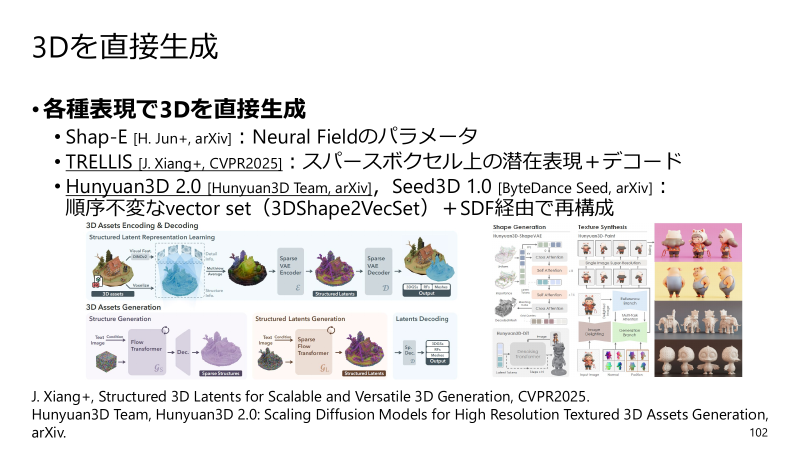
#> input picture evaluations/luna-single-slide/reference-renders/page-102-original.png, 1600 x 900 px (shown at 1/2 size); its folder holds 3 pictures in this run
$ python mask-reference.py
#> lines starting #> are read from the running program, lines starting #| are printed output that depends on the picture
from datetime import datetime, timezone
import hashlib
import json
from pathlib import Path

from PIL import Image, ImageChops


ROOT = Path(__file__).resolve().parent
SOURCE = ROOT.parents[2] / "tmp/MIRU2026_tutorial_share.pdf"
MASKS = {
    102: (1498, 854, 1537, 876),
    18: (1511, 854, 1538, 876),
    20: (1510, 854, 1538, 876),
}

records = []
for page, bounds in MASKS.items():
    original_path = ROOT / f"page-{page:03d}-original.png"
    masked_path = ROOT / f"page-{page:03d}-masked.png"
    original = Image.open(original_path).convert("RGB")
#> original is the input picture: PIL image 1600x900 RGB; mean R, G, B 232.9, 231.9, 231.9
    assert original.size == (1600, 900), original.size
    masked = original.copy()
    masked.paste("white", bounds)
    masked.save(masked_path)
    saved = Image.open(masked_path).convert("RGB")
    difference = ImageChops.difference(original, saved)
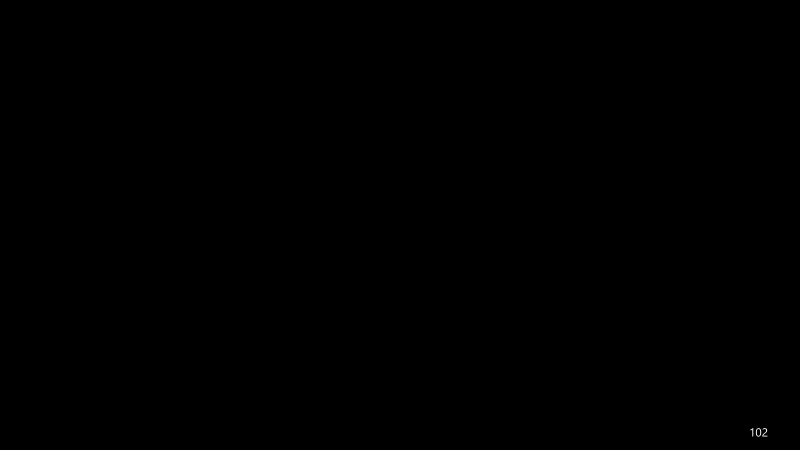
#> difference: PIL image 1600x900 RGB (shown at 1/2 size); min 0, max 255, mean 0
    changed_bounds = difference.getbbox()
#> changed_bounds = (1500, 856, 1535, 874)
    outside = difference.copy()
    outside.paste("black", bounds)
#> outside: PIL image 1600x900 RGB; every value is 0
    assert outside.getbbox() is None, "Pixels changed outside the page-number mask"
    assert saved.crop(bounds).getextrema() == ((255, 255),) * 3
    records.append({
        "pdfPage": page,
        "original": original_path.name,
        "masked": masked_path.name,
        "size": list(original.size),
        "maskBounds": list(bounds),
        "changedPixelBounds": list(changed_bounds),
        "pixelsOutsideMaskUnchanged": True,
        "originalSha256": hashlib.sha256(original_path.read_bytes()).hexdigest(),
        "maskedSha256": hashlib.sha256(masked_path.read_bytes()).hexdigest(),
    })
#> pass 2 of the loop `for page, bounds in MASKS.items():`:
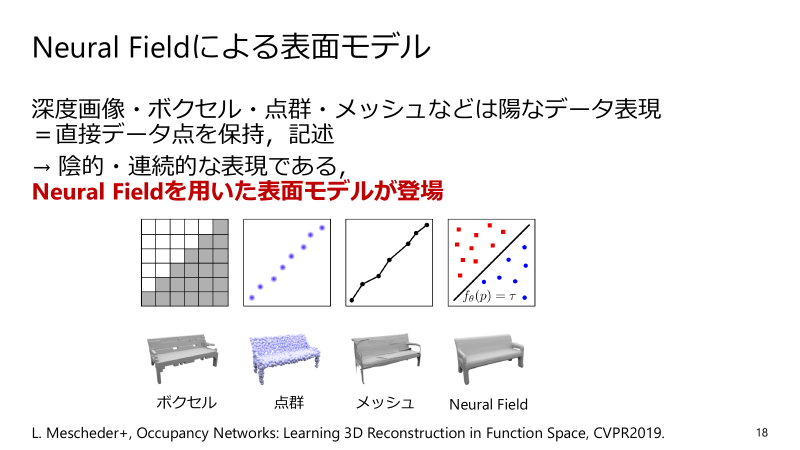
#> input picture evaluations/luna-single-slide/reference-renders/page-018-original.png, 1600 x 900 px (shown at 1/2 size)
#> original is the input picture: PIL image 1600x900 RGB; mean R, G, B 242.4, 240.4, 240.8
#> `difference = ImageChops.difference(original, saved)`:
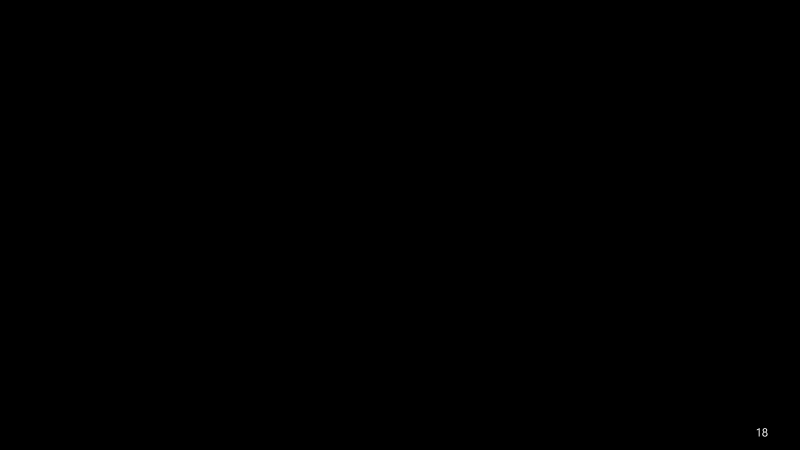
#> difference: PIL image 1600x900 RGB (shown at 1/2 size); min 0, max 255, mean 0
#> changed_bounds = (1513, 856, 1536, 874)

metadata = {
    "generatedAt": datetime.now(timezone.utc).isoformat(),
    "source": "tmp/MIRU2026_tutorial_share.pdf",
#> (the run stopped early here; a loop or call above may not have finished)
